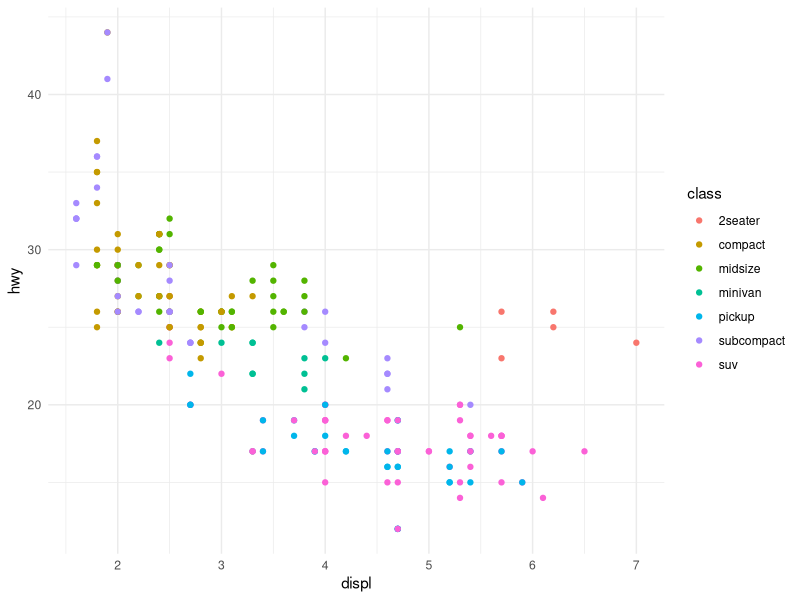

This chart was generated by the following R code:
## ---- chunk 1
#| echo: false
library(ggplot2)
ggplot(mpg, aes(displ, hwy, color = class)) + 
  geom_point() + 
  theme_minimal()

